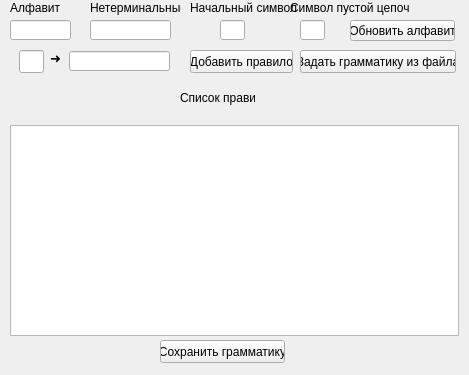
<?xml version="1.0" encoding="UTF-8"?>
<ui version="4.0">
 <class>Grammar</class>
 <widget class="QWidget" name="Grammar">
  <property name="geometry">
   <rect>
    <x>0</x>
    <y>0</y>
    <width>469</width>
    <height>375</height>
   </rect>
  </property>
  <property name="windowTitle">
   <string>Form</string>
  </property>
  <widget class="QPushButton" name="loadGrammar">
   <property name="geometry">
    <rect>
     <x>300</x>
     <y>50</y>
     <width>156</width>
     <height>23</height>
    </rect>
   </property>
   <property name="text">
    <string>Задать грамматику из файла</string>
   </property>
  </widget>
  <widget class="QPushButton" name="updateAlpha">
   <property name="enabled">
    <bool>true</bool>
   </property>
   <property name="geometry">
    <rect>
     <x>350</x>
     <y>20</y>
     <width>105</width>
     <height>21</height>
    </rect>
   </property>
   <property name="text">
    <string>Обновить алфавит</string>
   </property>
  </widget>
  <widget class="QLabel" name="label">
   <property name="geometry">
    <rect>
     <x>10</x>
     <y>0</y>
     <width>121</width>
     <height>16</height>
    </rect>
   </property>
   <property name="text">
    <string>Алфавит</string>
   </property>
  </widget>
  <widget class="QLineEdit" name="lineTerm">
   <property name="geometry">
    <rect>
     <x>10</x>
     <y>20</y>
     <width>61</width>
     <height>20</height>
    </rect>
   </property>
   <property name="placeholderText">
    <string/>
   </property>
  </widget>
  <widget class="QLabel" name="label_5">
   <property name="geometry">
    <rect>
     <x>180</x>
     <y>90</y>
     <width>75</width>
     <height>16</height>
    </rect>
   </property>
   <property name="text">
    <string>Список правил</string>
   </property>
  </widget>
  <widget class="QListWidget" name="rulesList">
   <property name="geometry">
    <rect>
     <x>10</x>
     <y>125</y>
     <width>449</width>
     <height>211</height>
    </rect>
   </property>
  </widget>
  <widget class="QPushButton" name="saveGrammar">
   <property name="enabled">
    <bool>true</bool>
   </property>
   <property name="geometry">
    <rect>
     <x>160</x>
     <y>340</y>
     <width>125</width>
     <height>23</height>
    </rect>
   </property>
   <property name="text">
    <string>Сохранить грамматику</string>
   </property>
  </widget>
  <widget class="QLineEdit" name="fromNterm">
   <property name="geometry">
    <rect>
     <x>19</x>
     <y>50</y>
     <width>25</width>
     <height>23</height>
    </rect>
   </property>
   <property name="maximumSize">
    <size>
     <width>25</width>
     <height>25</height>
    </size>
   </property>
   <property name="maxLength">
    <number>1</number>
   </property>
   <property name="placeholderText">
    <string/>
   </property>
  </widget>
  <widget class="QLabel" name="arrow">
   <property name="geometry">
    <rect>
     <x>50</x>
     <y>50</y>
     <width>16</width>
     <height>16</height>
    </rect>
   </property>
   <property name="text">
    <string>&lt;html&gt;&lt;head/&gt;&lt;body&gt;&lt;p&gt;&lt;span style=&quot; font-size:10pt;&quot;&gt;➜&lt;/span&gt;&lt;/p&gt;&lt;/body&gt;&lt;/html&gt;</string>
   </property>
   <property name="textFormat">
    <enum>Qt::AutoText</enum>
   </property>
   <property name="scaledContents">
    <bool>false</bool>
   </property>
   <property name="wordWrap">
    <bool>false</bool>
   </property>
  </widget>
  <widget class="QLineEdit" name="toChain">
   <property name="geometry">
    <rect>
     <x>69</x>
     <y>51</y>
     <width>101</width>
     <height>20</height>
    </rect>
   </property>
   <property name="minimumSize">
    <size>
     <width>100</width>
     <height>0</height>
    </size>
   </property>
   <property name="placeholderText">
    <string/>
   </property>
  </widget>
  <widget class="QPushButton" name="addRule">
   <property name="geometry">
    <rect>
     <x>190</x>
     <y>50</y>
     <width>103</width>
     <height>23</height>
    </rect>
   </property>
   <property name="text">
    <string>Добавить правило</string>
   </property>
  </widget>
  <widget class="QLabel" name="label_2">
   <property name="geometry">
    <rect>
     <x>90</x>
     <y>0</y>
     <width>91</width>
     <height>16</height>
    </rect>
   </property>
   <property name="text">
    <string>Нетерминальные</string>
   </property>
  </widget>
  <widget class="QLineEdit" name="lineNonterm">
   <property name="geometry">
    <rect>
     <x>90</x>
     <y>20</y>
     <width>81</width>
     <height>20</height>
    </rect>
   </property>
   <property name="placeholderText">
    <string/>
   </property>
  </widget>
  <widget class="QLabel" name="label_4">
   <property name="geometry">
    <rect>
     <x>290</x>
     <y>0</y>
     <width>120</width>
     <height>16</height>
    </rect>
   </property>
   <property name="text">
    <string>Символ пустой цепочки</string>
   </property>
  </widget>
  <widget class="QLineEdit" name="emptySym">
   <property name="geometry">
    <rect>
     <x>300</x>
     <y>20</y>
     <width>25</width>
     <height>20</height>
    </rect>
   </property>
   <property name="maximumSize">
    <size>
     <width>25</width>
     <height>25</height>
    </size>
   </property>
   <property name="maxLength">
    <number>1</number>
   </property>
   <property name="placeholderText">
    <string/>
   </property>
  </widget>
  <widget class="QLabel" name="label_3">
   <property name="geometry">
    <rect>
     <x>190</x>
     <y>0</y>
     <width>140</width>
     <height>16</height>
    </rect>
   </property>
   <property name="text">
    <string>Начальный символ</string>
   </property>
  </widget>
  <widget class="QLineEdit" name="startNterm">
   <property name="geometry">
    <rect>
     <x>220</x>
     <y>20</y>
     <width>25</width>
     <height>20</height>
    </rect>
   </property>
   <property name="maximumSize">
    <size>
     <width>25</width>
     <height>25</height>
    </size>
   </property>
   <property name="maxLength">
    <number>1</number>
   </property>
   <property name="placeholderText">
    <string/>
   </property>
  </widget>
 </widget>
 <resources/>
 <connections/>
</ui>
